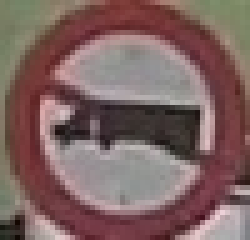
#> input picture paper/cropped_dataset/train/B.8a/0693_5.jpg, 50 x 48 px (shown 5 times larger); its folder holds only this picture in this run
$ jupyter execute --allow-errors exphase_2.ipynb   (shell and % lines are left out)   (older library calls are emulated)
#> lines starting #> are read from the running program, lines starting #| are printed output that depends on the picture
# Phase 2: Handcrafted Feature Extraction + SVM

This notebook extends phase 1 with four additional handcrafted feature extraction methods:

- LBP
- Edge Histogram using Canny edges
- Hu Moments
- Gabor Features

The pipeline stays consistent with phase 1:

`image -> resize to 64x64 -> feature extraction -> StandardScaler -> SVM -> evaluate`

The existing `cropped_dataset/train`, `cropped_dataset/val`, and `cropped_dataset/test` folders are reused directly. No dataset files or phase 1 outputs are modified.

## Dependencies

If this notebook is run in a new environment, install the same package family used in phase 1:

```python
%pip install scikit-learn scikit-image opencv-python pandas numpy matplotlib joblib
```

[cell 1]
from pathlib import Path
from time import perf_counter
import warnings

import cv2
import joblib
import matplotlib.pyplot as plt
import numpy as np
import pandas as pd
from skimage.feature import local_binary_pattern
from sklearn.metrics import (
    accuracy_score,
    balanced_accuracy_score,
    classification_report,
    confusion_matrix,
    f1_score,
    precision_score,
    recall_score,
)
from sklearn.pipeline import make_pipeline
from sklearn.preprocessing import StandardScaler
from sklearn.svm import SVC
try:
    from tqdm.auto import tqdm
except ModuleNotFoundError:
    def tqdm(iterable=None, **kwargs):
        return iterable if iterable is not None else []

warnings.filterwarnings('ignore', category=UserWarning)
plt.style.use('ggplot')

RANDOM_STATE = 42
DATASET_DIR = Path('cropped_dataset')
PHASE1_RESULTS_DIR = Path('log/exphase_1_result')
PHASE1_METADATA_PATH = PHASE1_RESULTS_DIR / 'best_feature_svm_metadata.joblib'
PHASE1_VALIDATION_PATH = PHASE1_RESULTS_DIR / 'feature_svm_validation_results.csv'
RESULTS_DIR = Path('log/exphase_2_result')
IMAGE_EXTENSIONS = {'.jpg', '.jpeg', '.png', '.bmp', '.webp'}

DEFAULT_TARGET_SIZE = (64, 64)  # cv2 uses (width, height)
DEFAULT_SVM_PARAMS = {
    'kernel': 'rbf',
    'C': 10.0,
    'gamma': 'scale',
    'class_weight': 'balanced',
    'cache_size': 1024,
}

phase1_metadata = {}
if PHASE1_METADATA_PATH.exists():
    phase1_metadata = joblib.load(PHASE1_METADATA_PATH)
    print(f'Loaded phase 1 metadata from {PHASE1_METADATA_PATH}')
else:
    print(f'Phase 1 metadata not found at {PHASE1_METADATA_PATH}; using defaults from phase 1 notebook.')

TARGET_SIZE = tuple(phase1_metadata.get('target_size', DEFAULT_TARGET_SIZE))
SVM_PARAMS = dict(phase1_metadata.get('svm_params', DEFAULT_SVM_PARAMS))

np.random.seed(RANDOM_STATE)
RESULTS_DIR.mkdir(parents=True, exist_ok=True)

print('Phase 2 config ready')
print('Target size:', TARGET_SIZE)
print('SVM params:', SVM_PARAMS)
print('Results dir:', RESULTS_DIR)

[cell 2]
def read_image_bgr(path: Path):
    """Read image paths robustly, including class folders with non-ASCII names."""
    data = np.fromfile(str(path), dtype=np.uint8)
    image = cv2.imdecode(data, cv2.IMREAD_COLOR)
#> image is the input picture: shape (48, 50, 3); mean B, G, R 98, 100.2, 126.5
    return image


def resize_bgr(image_bgr: np.ndarray) -> np.ndarray:
    height, width = image_bgr.shape[:2]
#> height = 48; width = 50
    interpolation = cv2.INTER_AREA if height > TARGET_SIZE[1] or width > TARGET_SIZE[0] else cv2.INTER_CUBIC
#> interpolation = 2
    return cv2.resize(image_bgr, TARGET_SIZE, interpolation=interpolation)
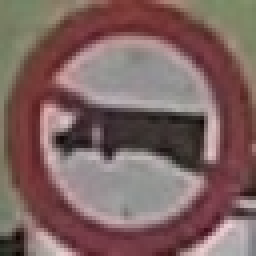
#> returned value: shape (64, 64, 3) (shown 4 times larger); mean of channels 0, 1, 2 98, 100.2, 126.5; drawn as B, G, R
#| train: 2 images, image tensor shape=(2, 64, 64, 3)


def ensure_size_bgr(image_bgr: np.ndarray) -> np.ndarray:
    if image_bgr.shape[1] == TARGET_SIZE[0] and image_bgr.shape[0] == TARGET_SIZE[1]:
        return image_bgr
    return resize_bgr(image_bgr)


def get_class_names(dataset_dir: Path) -> list[str]:
    train_dir = dataset_dir / 'train'
    if not train_dir.exists():
        raise FileNotFoundError(f'Missing training directory: {train_dir}')
    return sorted(path.name for path in train_dir.iterdir() if path.is_dir())


def collect_split_paths(dataset_dir: Path, split: str, class_names: list[str]) -> tuple[list[Path], np.ndarray]:
    paths = []
    labels = []
    split_dir = dataset_dir / split
    if not split_dir.exists():
        raise FileNotFoundError(f'Missing split directory: {split_dir}')

    for label, class_name in enumerate(class_names):
        class_dir = split_dir / class_name
        if not class_dir.exists():
            print(f'Warning: missing class folder in {split}: {class_name}')
            continue
        class_paths = [p for p in sorted(class_dir.iterdir()) if p.suffix.lower() in IMAGE_EXTENSIONS]
        paths.extend(class_paths)
        labels.extend([label] * len(class_paths))
    return paths, np.asarray(labels, dtype=np.int64)


def load_split(dataset_dir: Path, split: str, class_names: list[str]) -> tuple[np.ndarray, np.ndarray, list[Path]]:
    paths, labels = collect_split_paths(dataset_dir, split, class_names)
    images = []
    bad_paths = []
    kept_labels = []
    kept_paths = []

    for path, label in tqdm(list(zip(paths, labels)), desc=f'Loading {split}'):
        image = read_image_bgr(path)
        if image is None:
            bad_paths.append(path)
            continue
        images.append(resize_bgr(image))
        kept_labels.append(label)
        kept_paths.append(path)

    if bad_paths:
        print(f'Skipped {len(bad_paths)} unreadable images from {split}')
    if not images:
        raise ValueError(f'No images loaded for split: {split}')

    return np.stack(images).astype(np.uint8), np.asarray(kept_labels, dtype=np.int64), kept_paths


# [8 lines left out: function summarize_labels, not called in this run]

[cell 3]
folder_class_names = get_class_names(DATASET_DIR)
phase1_class_names = phase1_metadata.get('class_names')

if phase1_class_names is not None:
    class_names = list(phase1_class_names)
    missing_from_dataset = sorted(set(class_names) - set(folder_class_names))
    extra_in_dataset = sorted(set(folder_class_names) - set(class_names))
    if missing_from_dataset:
        raise ValueError(f'Phase 1 class names missing from dataset: {missing_from_dataset[:5]}')
    if extra_in_dataset:
        print(f'Warning: dataset has classes not in phase 1 metadata: {extra_in_dataset[:5]}')
    print('Using phase 1 label order from metadata.')
else:
    class_names = folder_class_names
    print('Using sorted train folder names as label order.')

label_to_name = dict(enumerate(class_names))

data = {}
#> (the rest of this cell did not finish here and is left out)

[cell 4]
LBP_RADIUS = 1
LBP_N_POINTS = 8 * LBP_RADIUS
EDGE_GRID_SIZE = (4, 4)
CANNY_THRESHOLDS = (100, 200)
GABOR_ORIENTATIONS = [0, np.pi / 4, np.pi / 2, 3 * np.pi / 4]
GABOR_KERNEL_PARAMS = {
    'ksize': (21, 21),
    'sigma': 4.0,
    'lambd': 10.0,
    'gamma': 0.5,
    'psi': 0.0,
}


def to_gray_uint8(image_bgr: np.ndarray) -> np.ndarray:
    image_bgr = ensure_size_bgr(image_bgr)
    return cv2.cvtColor(image_bgr, cv2.COLOR_BGR2GRAY)


def to_gray_float32(image_bgr: np.ndarray) -> np.ndarray:
    return to_gray_uint8(image_bgr).astype(np.float32) / 255.0


def extract_lbp_feature(image_bgr: np.ndarray) -> np.ndarray:
    """Uniform LBP histogram with L1 normalization. Output dim: n_points + 2 = 10."""
    gray = to_gray_uint8(image_bgr)
    lbp = local_binary_pattern(gray, LBP_N_POINTS, LBP_RADIUS, method='uniform')
    n_bins = LBP_N_POINTS + 2
    hist, _ = np.histogram(lbp.ravel(), bins=np.arange(0, n_bins + 1))
    hist = hist.astype(np.float32)
    hist /= hist.sum() + 1e-8
    return hist


# [49 lines left out: functions extract_edge_histogram_feature, extract_hu_moments_feature, extract_gabor_feature, not called in this run]


def extract_feature_matrix(images_bgr: np.ndarray, extractor, desc: str) -> np.ndarray:
    features = [extractor(image) for image in tqdm(images_bgr, desc=desc)]
    return np.vstack(features).astype(np.float32)

[cell 5]
FEATURE_LABELS = {
    'lbp': 'LBP',
    'edge_histogram': 'Edge Histogram',
    'hu_moments': 'Hu Moments',
    'gabor': 'Gabor',
}

FEATURE_EXTRACTORS = {
    'lbp': extract_lbp_feature,
    'edge_histogram': extract_edge_histogram_feature,
    'hu_moments': extract_hu_moments_feature,
    'gabor': extract_gabor_feature,
}

experiments = [
    {'case': 'LBP', 'feature_key': 'lbp'},
    {'case': 'Edge Histogram', 'feature_key': 'edge_histogram'},
    {'case': 'Hu Moments', 'feature_key': 'hu_moments'},
    {'case': 'Gabor', 'feature_key': 'gabor'},
]

FEATURE_CACHE = {}
FEATURE_TIMINGS = {}


def get_feature_matrix(split: str, feature_key: str) -> np.ndarray:
    cache_key = (split, feature_key)
    if cache_key in FEATURE_CACHE:
        return FEATURE_CACHE[cache_key]

    images = data[split]['images']
    extractor = FEATURE_EXTRACTORS[feature_key]
    started = perf_counter()
    matrix = extract_feature_matrix(images, extractor, desc=f'{split}/{FEATURE_LABELS[feature_key]}')
    elapsed = perf_counter() - started

    FEATURE_CACHE[cache_key] = matrix.astype(np.float32)
    FEATURE_TIMINGS[cache_key] = elapsed
    print(f'{split}/{feature_key}: {FEATURE_CACHE[cache_key].shape}, feature_time_sec={elapsed:.3f}')
    return FEATURE_CACHE[cache_key]


def feature_name(feature_key: str) -> str:
    return FEATURE_LABELS[feature_key]


pd.DataFrame({
    'case': [experiment['case'] for experiment in experiments],
    'features': [feature_name(experiment['feature_key']) for experiment in experiments],
})
